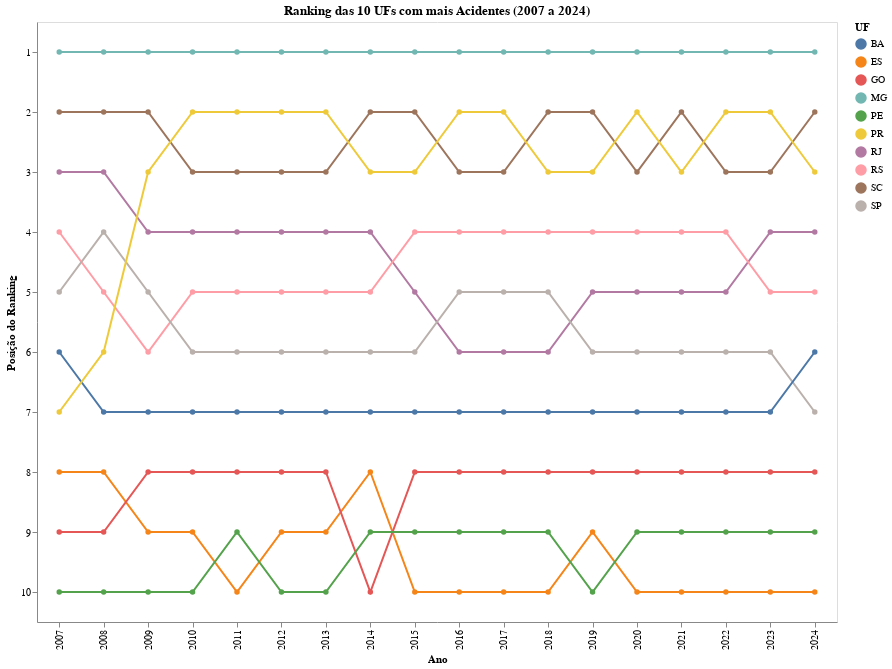

Notebook code cell kept with this figure:
### Code cell
grafico1 = alt.Chart(df_acidentes_geral_por_uf_10).mark_line(point=True).encode(
    x=alt.X('ano:O', title='Ano'),
    y=alt.Y("rank:O", title='Posição do Ranking'),
    color=alt.Color("uf:N", title='UF') 
).transform_window(
    rank="rank()",
    sort=[alt.SortField("qtd", order="descending")],
    groupby=["ano"]
).properties(
    title="Ranking das 10 UFs com mais Acidentes (2007 a 2024)",
    width=800,
    height=600,
)

grafico1

### Figure 1 — Vega-Lite specification as saved in the notebook (floating-point values rounded to 4 significant figures; data arrays with more than 128 entries replaced by an {"elided": "..."} marker saying what was removed)
{"config": {"view": {"continuousWidth": 300, "continuousHeight": 300}}, "data": {"name": "data-ded5f811cfa6bce1a4f208140d5321d4"}, "mark": {"type": "line", "point": true}, "encoding": {"color": {"field": "uf", "title": "UF", "type": "nominal"}, "x": {"field": "ano", "title": "Ano", "type": "ordinal"}, "y": {"field": "rank", "title": "Posição do Ranking", "type": "ordinal"}}, "height": 600, "title": "Ranking das 10 UFs com mais Acidentes (2007 a 2024)", "transform": [{"window": [{"op": "rank", "field": "", "as": "rank"}], "groupby": ["ano"], "sort": [{"field": "qtd", "order": "descending"}]}], "width": 800, "$schema": "https://vega.github.io/schema/vega-lite/v5.17.0.json", "datasets": {"data-ded5f811cfa6bce1a4f208140d5321d4": {"elided": "180 records"}}}
